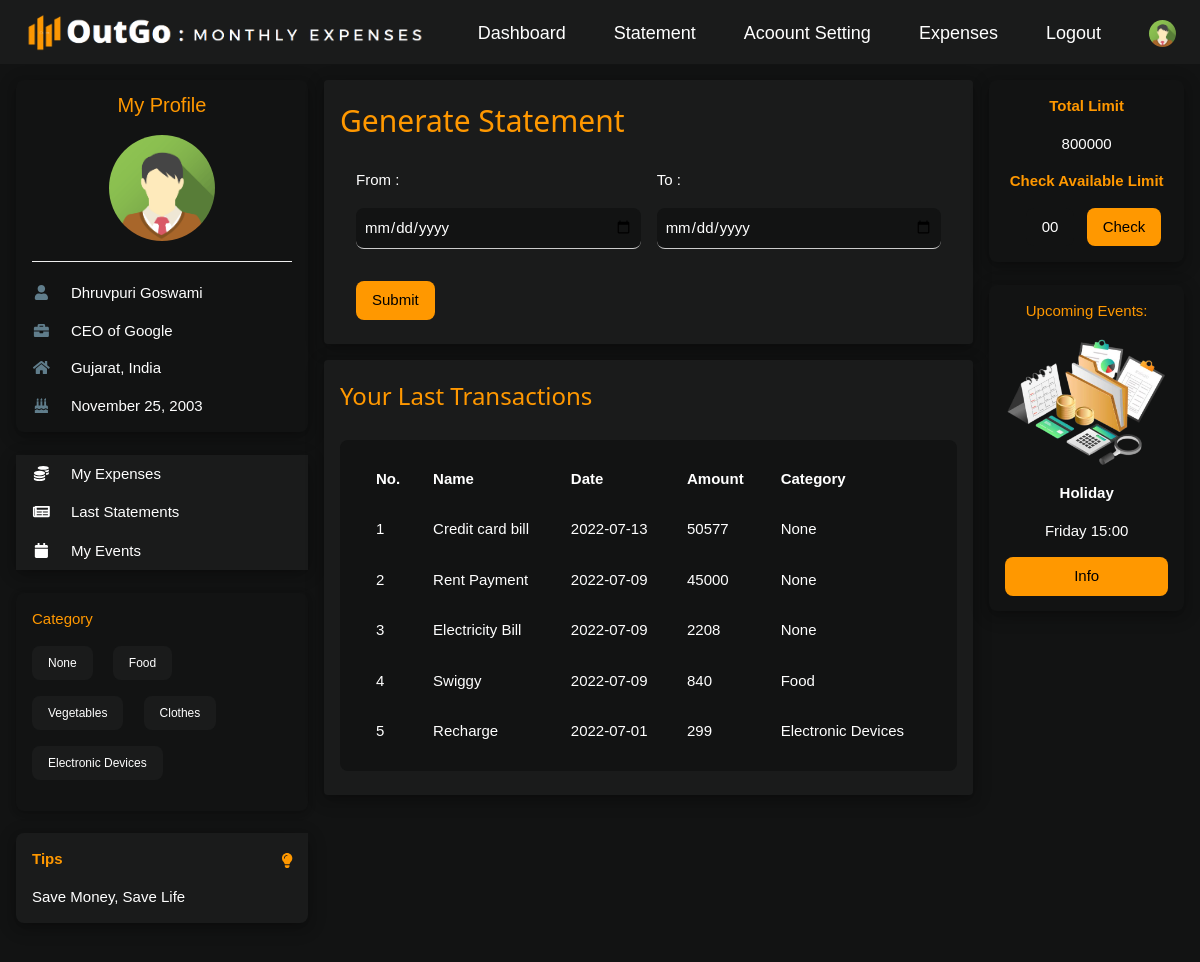
The app's page /user/statement.php (signed in) with its own data.
### tables this page shows
CREATE TABLE `tbl_user` (
  `u_id` int(11) NOT NULL,
  `name` varchar(255) DEFAULT NULL,
  `username` varchar(255) DEFAULT NULL,
  `email` varchar(255) NOT NULL,
  `phone_no` varchar(10) DEFAULT NULL,
  `password` varchar(100) NOT NULL,
  `dob` date DEFAULT NULL,
  `age` int(11) DEFAULT NULL,
  `job` varchar(255) DEFAULT NULL,
  `salary` int(11) DEFAULT NULL,
  `expense_limit` int(11) DEFAULT NULL,
  `address` varchar(255) DEFAULT NULL,
  `city` varchar(255) DEFAULT NULL,
  `state` varchar(255) DEFAULT NULL,
  `country` varchar(255) DEFAULT NULL,
  `bio` varchar(510) DEFAULT NULL,
  `log` int(11) NOT NULL DEFAULT 0,
  `joined_since` date DEFAULT NULL
);

CREATE TABLE `tbl_category` (
  `c_id` int(11) NOT NULL,
  `cname` varchar(255) NOT NULL,
  `createdAt` date NOT NULL
);

CREATE TABLE `tbl_tips` (
  `t_id` int(11) NOT NULL,
  `msg` varchar(255) NOT NULL
);

CREATE TABLE `tbl_expenses` (
  `e_id` int(11) NOT NULL,
  `u_id` int(11) NOT NULL,
  `ename` varchar(255) NOT NULL,
  `date` date NOT NULL,
  `time` time DEFAULT NULL,
  `amount` varchar(10) NOT NULL,
  `category` varchar(255) NOT NULL,
  `comment` varchar(255) DEFAULT NULL
);

### user/statement.php (the view, shortened to what this page needs)
<?php
    if(isset($_SESSION['user']))
    {
        include '../connection.php';
        $userId=$_SESSION['user'];
        $ttl_amt=0;
        $index=0;
        $userDetails="SELECT * FROM tbl_user WHERE u_id='$userId'";
        $userDetailsResult=mysqli_query($conn,$userDetails);
        $userInfo=mysqli_fetch_assoc($userDetailsResult);
        $userName=$userInfo['name'];
        $userJob=$userInfo['job'];
        $userState=$userInfo['state'];
        $userCountry=$userInfo['country'];
        $dob=$userInfo['dob'];
        $date1=date_create($dob);
        $dob=date_format($date1,"F d, Y");
        $fetchExpenses="SELECT * FROM tbl_expenses WHERE u_id='$userId'";
        $fetchExpensesResult=mysqli_query($conn,$fetchExpenses);
        $allExpenses=mysqli_fetch_all($fetchExpensesResult,MYSQLI_ASSOC);
        foreach($allExpenses as $exp)
        {
            $amt=$exp['amount'];
            $ttl_amt=$ttl_amt+$amt;
        }
        $total_limit=$userInfo['expense_limit'];
        $limit=$total_limit-$ttl_amt;
        $fetchCategory="SELECT * FROM tbl_category";
        $fetchCategoryResult=mysqli_query($conn,$fetchCategory);
        $allCategory=mysqli_fetch_all($fetchCategoryResult,MYSQLI_ASSOC);
        ?>
<!DOCTYPE html>
<html>
<head>
    <link rel="stylesheet" href="../dj-style.css">
    <link rel="stylesheet" href="https://use.fontawesome.com/releases/v5.0.7/css/all.css">
</head>
<body class="dj-premium">
    <div class="dj-top">
        <div class="dj-bar dj-silver dj-left-align dj-large">
            <a href="#" class="dj-bar-item dj-padding-large"><img src="../images/1111.png" width="400rem"
                    height="40rem"></a>
            <a href="#" class="dj-bar-item dj-hide-small dj-right dj-padding-large dj-remove-underline"
                style="margin-top: 0.5rem;" title="My Account">
                <img src="../images/avatar.png" class="dj-circle" style="height:27px;width:27px" alt="Avatar">
            </a>
            <a href="../logout.php" class="dj-bar-item dj-hide-small dj-padding-large dj-remove-underline dj-right"
                style="margin-top: 0.5rem;" title="Logout">Logout</a>
            <a href="myexpenses.php" class="dj-bar-item dj-hide-small dj-padding-large dj-remove-underline dj-right"
                style="margin-top: 0.5rem;" title="Expenses">Expenses</a>
            <a href="#" class="dj-bar-item dj-hide-small dj-padding-large dj-remove-underline dj-right"
                style="margin-top: 0.5rem;" title="Account Settings">Acoount Setting</a>
            <a href="#" class="dj-bar-item dj-hide-small dj-padding-large dj-remove-underline dj-right"
                style="margin-top: 0.5rem;" title="Statement">Statement</a>
            <a href="dashboard.php" class="dj-bar-item dj-hide-small dj-padding-large dj-remove-underline dj-right"
                style="margin-top: 0.5rem;" title="Statement">Dashboard</a>
        </div>
    </div>
    <div class="dj-container dj-content" style="max-width:1400px;margin-top:80px">
        <div class="dj-row">
            <div class="dj-col m3">
                <div class="dj-card-4 dj-round-large dj-premium dj-hover-shadow-white">
                    <div class="dj-container">
                        <h4 class="dj-center dj-text-orange"><a href="myprofile.php" style="text-decoration: none;">My
                                Profile</a></h4>
                        <p class="dj-center"><img src="../images/avatar.png" class="dj-circle"
                                style="height:106px;width:106px" alt="Avatar"></p>
                        <hr>
                        <p><i class="fa fa-user fa-fw dj-margin-right dj-text-theme"></i> <?php echo $userName; ?></p>
                        <p><i class="fa fa-briefcase fa-fw dj-margin-right dj-text-theme"></i> <?php echo $userJob; ?>
                        </p>
                        <p><i class="fa fa-home fa-fw dj-margin-right dj-text-theme"></i>
                            <?php echo "$userState, ".$userCountry; ?></p>
                        <p><i class="fa fa-birthday-cake fa-fw dj-margin-right dj-text-theme"></i> <?php echo $dob; ?>
                        </p>
                    </div>
                </div>
                <br>
                <div class="dj-card-4 dj-round-large dj-hover-shadow-white">
                    <div class="dj-silver">
                        <button onclick="myFunction('Demo1')" class="dj-button dj-block dj-left-align"><i
                                class="fa fa-coins fa-fw dj-margin-right"></i> My Expenses</button>
                        <button onclick="myFunction('Demo2')" class="dj-button dj-block dj-left-align"><i
                                class="fa fa-newspaper fa-fw dj-margin-right"></i> Last Statements</button>
                        <button onclick="myFunction('Demo3')" class="dj-button dj-block dj-left-align"><i
                                class="fa fa-calendar fa-fw dj-margin-right"></i> My Events</button>
                    </div>
                </div>
                <br>
                <div class="dj-card dj-round-large dj-premium dj-hide-small dj-hover-shadow-white">
                    <div class="dj-container">
                        <p class="dj-text-orange">Category</p>
                        <p>
                            <?php
                            foreach($allCategory as $cat)
                            {
                                $ca_name=$cat['cname'];
                            ?>
                            <span
                                class="dj-tag dj-small dj-silver dj-round-large dj-padding dj-margin-bottom dj-margin-right"><?php echo $ca_name; ?></span>
                            <?php
                            }
                            ?>
                        </p>
                    </div>
                </div>
                <br>
                <div
                    class="dj-container dj-display-container dj-round-large dj-silver dj-card-4 dj-margin-bottom dj-hide-small dj-hover-shadow-white">
                    <span onclick="this.parentElement.style.display='none'" class="dj-button dj-display-topright">
                        <i class="fa fa-lightbulb dj-text-orange" style="margin-top: 12px;"></i>
                    </span>
                    <?php
                        $views=$_SESSION['views'];
                        $sql="SELECT * FROM tbl_tips WHERE t_id='$views'";
                        $result=mysqli_query($conn,$sql);
                        $num=mysqli_num_rows($result);
                        if($num)
                        {
                            $sql="SELECT * FROM tbl_tips WHERE t_id='$views'";
                            $result=mysqli_query($conn,$sql);
                            $allTips=mysqli_fetch_assoc($result);
                            ?>
                            <p class="dj-text-orange"><strong>Tips</strong></p>
                            <p><?php echo $allTips['msg']; ?></p>
                            <?php
                        }
                    ?>
                </div>
            </div>
            <div class="dj-col m7">
                <div class="dj-row-padding">
                    <div class="dj-col m12">
                        <div class="dj-card-4 dj-round dj-silver dj-hover-shadow-white">
                            <div class="dj-container dj-padding dj-margin-bottom">
                                <h2 class="dj-text-orange">Generate Statement</h2>
                                <form action="generatestatement.php" method="post">
                                    <div class="dj-row-padding">
                                        <div class="dj-half">
                                            <span class="dj-left dj-padding-16">From :</span>
                                            <input type="date" class="dj-input dj-round-large dj-premium" name="from"
                                                required>
                                        </div>
                                        <div class="dj-half">
                                            <span class="dj-left dj-padding-16">To :</span>
                                            <input type="date" placeholder="yyyy-mm-dd"
                                                class="dj-input dj-round-large dj-premium" name="to" required>
                                        </div>
                                    </div>
                                    <button name="btnstmt"
                                        class="dj-margin-top-32 dj-margin-left dj-margin-bottom dj-button dj-orange dj-round-large">Submit</button>
                                </form>
                            </div>
                        </div>
                        <div class="dj-card-4 dj-round dj-silver dj-hover-shadow-white">
                            <div class="dj-container dj-padding dj-margin-bottom">
                                <h3 class="dj-text-orange">Your Last Transactions</h3>
                                <table
                                    class="dj-premium dj-margin-top dj-padding dj-round-large dj-hover-shadow-white dj-margin-bottom dj-left"
                                    cellpadding="8" cellspacing="12" style="width:100% ;">
                                    <tr style="text-align: left;">
                                        <th>No.</th>
                                        <th>Name</th>
                                        <th>Date</th>
                                        <th>Amount</th>
                                        <th>Category</th>
                                    </tr>
                                    <?php
                                        $fetchTransaction="SELECT * FROM tbl_expenses WHERE u_id='$userId' ORDER BY date DESC LIMIT 7";
                                        $fetchTransactionResult=mysqli_query($conn,$fetchTransaction);
                                        $allTransaction=mysqli_fetch_all($fetchTransactionResult,MYSQLI_ASSOC);
                                        foreach($allTransaction as $transactionresult)
                                        {
                                            $index++;
                                    ?>
                                    <tr>
                                        <td><?php echo $index; ?></td>
                                        <td><?php echo $transactionresult['ename']; ?></td>
                                        <td><?php echo $transactionresult['date']; ?></td>
                                        <td><?php echo $transactionresult['amount']; ?></td>
                                        <td><?php echo $transactionresult['category']; ?></td>
                                    </tr>
                                    <?php
                                        }
                                    ?>
                                </table>
                            </div>
                        </div>
                    </div>
                </div>
            </div>
            <div class="dj-col m2">
                <div class="dj-card-4 dj-round-large dj-premium dj-center dj-hover-shadow-white">
                    <div class="dj-container">
                        <p class="dj-text-orange"><b>Total Limit</b></p>
                        <p><?php echo $total_limit; ?></p>
                        <p class="dj-text-orange"><b>Check Available Limit</b></p>
                        <div class="dj-row-padding dj-margin-bottom">
                            <?php
                        if(isset($_REQUEST['btnCheck']))
                        {
                        ?>
                            <div class="dj-half">
                                <button class="dj-padding dj-premium dj-round-large"
                                    style="border: none;"><?php echo $limit; ?></button>
                            </div>
                            <?php
                        }
                        else
                        {
                        ?>
                            <div class="dj-half">
                                <button class="dj-padding dj-premium dj-round-large" style="border: none;">00</button>
                            </div>
                            <?php
                        }
                        ?>
                            <form action="" method="post">
                                <div class="dj-half">
                                    <button name="btnCheck" class="dj-button dj-orange dj-round-large">Check</button>
                                </div>
                            </form>
                        </div>
                    </div>
                </div>
                <br>
                <div class="dj-card-4 dj-round-large dj-premium dj-center dj-hover-shadow-white">
                    <div class="dj-container">
                        <p class="dj-text-orange">Upcoming Events:</p>
                        <img src="../images/f1.png" alt="Forest" style="width:100%;">
                        <p><strong>Holiday</strong></p>
                        <p>Friday 15:00</p>
                        <p><button class="dj-button dj-block dj-orange dj-round-large">Info</button></p>
                    </div>
                </div>
            </div>
        </div>
    </div>
    <br>
</body>
</html>
<?php
}
else
{
	header("location: ../login.php");
}
?>

### records on screen
tbl_user: name "Dhruvpuri Goswami", job "CEO of Google", state "Gujarat", country "India", dob "November 25, 2003", expense_limit "800000"
tbl_category: cname "None"
tbl_category: cname "Food"
tbl_category: cname "Vegetables"
tbl_category: cname "Clothes"
tbl_category: cname "Electronic Devices"
tbl_tips: msg "Save Money, Save Life"
tbl_expenses: ename "Credit card bill", date "2022-07-13", amount "50577", category "None"
tbl_expenses: ename "Rent Payment", date "2022-07-09", amount "45000", category "None"
tbl_expenses: ename "Electricity Bill", date "2022-07-09", amount "2208", category "None"
tbl_expenses: ename "Swiggy", date "2022-07-09", amount "840", category "Food"
tbl_expenses: ename "Recharge", date "2022-07-01", amount "299", category "Electronic Devices"
